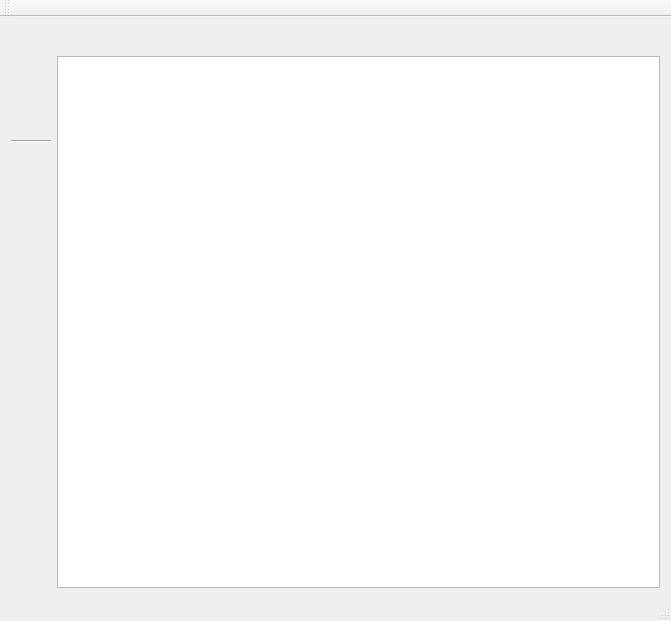
<?xml version="1.0" encoding="UTF-8"?>
<ui version="4.0">
 <class>MainWindow</class>
 <widget class="QMainWindow" name="MainWindow">
  <property name="geometry">
   <rect>
    <x>0</x>
    <y>0</y>
    <width>671</width>
    <height>621</height>
   </rect>
  </property>
  <property name="windowTitle">
   <string>MainWindow</string>
  </property>
  <property name="toolTip">
   <string/>
  </property>
  <widget class="QWidget" name="centralWidget">
   <layout class="QGridLayout" name="gridLayout">
    <item row="0" column="1">
     <widget class="QPushButton" name="expandButton">
      <property name="sizePolicy">
       <sizepolicy hsizetype="Fixed" vsizetype="Fixed">
        <horstretch>0</horstretch>
        <verstretch>0</verstretch>
       </sizepolicy>
      </property>
      <property name="maximumSize">
       <size>
        <width>60</width>
        <height>40</height>
       </size>
      </property>
      <property name="toolTip">
       <string>&lt;html&gt;&lt;head/&gt;&lt;body&gt;&lt;p&gt;&lt;span style=&quot; font-size:10pt; font-style:italic;&quot;&gt;Expand tree&lt;/span&gt;&lt;/p&gt;&lt;/body&gt;&lt;/html&gt;</string>
      </property>
      <property name="text">
       <string/>
      </property>
      <property name="icon">
       <iconset resource="rsc.qrc">
        <normaloff>:/img/expand.png</normaloff>:/img/expand.png</iconset>
      </property>
      <property name="iconSize">
       <size>
        <width>70</width>
        <height>40</height>
       </size>
      </property>
      <property name="flat">
       <bool>true</bool>
      </property>
     </widget>
    </item>
    <item row="0" column="2">
     <widget class="QPushButton" name="collapseButton">
      <property name="sizePolicy">
       <sizepolicy hsizetype="Fixed" vsizetype="Fixed">
        <horstretch>0</horstretch>
        <verstretch>0</verstretch>
       </sizepolicy>
      </property>
      <property name="maximumSize">
       <size>
        <width>60</width>
        <height>40</height>
       </size>
      </property>
      <property name="toolTip">
       <string>&lt;html&gt;&lt;head/&gt;&lt;body&gt;&lt;p&gt;&lt;span style=&quot; font-size:10pt; font-style:italic;&quot;&gt;Collapse tree&lt;/span&gt;&lt;/p&gt;&lt;/body&gt;&lt;/html&gt;</string>
      </property>
      <property name="text">
       <string/>
      </property>
      <property name="icon">
       <iconset resource="rsc.qrc">
        <normaloff>:/img/collapse.png</normaloff>:/img/collapse.png</iconset>
      </property>
      <property name="iconSize">
       <size>
        <width>70</width>
        <height>40</height>
       </size>
      </property>
      <property name="flat">
       <bool>true</bool>
      </property>
     </widget>
    </item>
    <item row="0" column="3">
     <spacer name="horizontalSpacer">
      <property name="orientation">
       <enum>Qt::Horizontal</enum>
      </property>
      <property name="sizeHint" stdset="0">
       <size>
        <width>527</width>
        <height>20</height>
       </size>
      </property>
     </spacer>
    </item>
    <item row="1" column="0">
     <widget class="QPushButton" name="addButton">
      <property name="sizePolicy">
       <sizepolicy hsizetype="Fixed" vsizetype="Fixed">
        <horstretch>0</horstretch>
        <verstretch>0</verstretch>
       </sizepolicy>
      </property>
      <property name="maximumSize">
       <size>
        <width>60</width>
        <height>40</height>
       </size>
      </property>
      <property name="toolTip">
       <string>&lt;html&gt;&lt;head/&gt;&lt;body&gt;&lt;p&gt;&lt;span style=&quot; font-size:10pt; font-style:italic;&quot;&gt;Add item&lt;/span&gt;&lt;/p&gt;&lt;/body&gt;&lt;/html&gt;</string>
      </property>
      <property name="text">
       <string/>
      </property>
      <property name="icon">
       <iconset resource="rsc.qrc">
        <normaloff>:/img/add.png</normaloff>:/img/add.png</iconset>
      </property>
      <property name="iconSize">
       <size>
        <width>70</width>
        <height>40</height>
       </size>
      </property>
      <property name="flat">
       <bool>true</bool>
      </property>
     </widget>
    </item>
    <item row="1" column="1" rowspan="7" colspan="3">
     <widget class="CustomTreeView" name="treeView">
      <property name="editTriggers">
       <set>QAbstractItemView::NoEditTriggers</set>
      </property>
      <property name="dragEnabled">
       <bool>true</bool>
      </property>
      <property name="dragDropMode">
       <enum>QAbstractItemView::InternalMove</enum>
      </property>
      <property name="defaultDropAction">
       <enum>Qt::MoveAction</enum>
      </property>
      <property name="sortingEnabled">
       <bool>true</bool>
      </property>
      <property name="animated">
       <bool>true</bool>
      </property>
      <attribute name="headerVisible">
       <bool>true</bool>
      </attribute>
     </widget>
    </item>
    <item row="2" column="0">
     <widget class="QPushButton" name="addSubButton">
      <property name="sizePolicy">
       <sizepolicy hsizetype="Fixed" vsizetype="Fixed">
        <horstretch>0</horstretch>
        <verstretch>0</verstretch>
       </sizepolicy>
      </property>
      <property name="maximumSize">
       <size>
        <width>60</width>
        <height>40</height>
       </size>
      </property>
      <property name="toolTip">
       <string>&lt;html&gt;&lt;head/&gt;&lt;body&gt;&lt;p&gt;&lt;span style=&quot; font-size:10pt; font-style:italic;&quot;&gt;Add sub item&lt;/span&gt;&lt;/p&gt;&lt;/body&gt;&lt;/html&gt;</string>
      </property>
      <property name="text">
       <string/>
      </property>
      <property name="icon">
       <iconset resource="rsc.qrc">
        <normaloff>:/img/addsub.png</normaloff>:/img/addsub.png</iconset>
      </property>
      <property name="iconSize">
       <size>
        <width>70</width>
        <height>40</height>
       </size>
      </property>
      <property name="flat">
       <bool>true</bool>
      </property>
     </widget>
    </item>
    <item row="3" column="0">
     <widget class="QPushButton" name="deleteButton">
      <property name="sizePolicy">
       <sizepolicy hsizetype="Fixed" vsizetype="Fixed">
        <horstretch>0</horstretch>
        <verstretch>0</verstretch>
       </sizepolicy>
      </property>
      <property name="maximumSize">
       <size>
        <width>60</width>
        <height>40</height>
       </size>
      </property>
      <property name="toolTip">
       <string>&lt;html&gt;&lt;head/&gt;&lt;body&gt;&lt;p&gt;&lt;span style=&quot; font-size:10pt; font-style:italic;&quot;&gt;Delete item&lt;/span&gt;&lt;/p&gt;&lt;/body&gt;&lt;/html&gt;</string>
      </property>
      <property name="text">
       <string/>
      </property>
      <property name="icon">
       <iconset resource="rsc.qrc">
        <normaloff>:/img/del.png</normaloff>:/img/del.png</iconset>
      </property>
      <property name="iconSize">
       <size>
        <width>60</width>
        <height>40</height>
       </size>
      </property>
      <property name="flat">
       <bool>true</bool>
      </property>
     </widget>
    </item>
    <item row="4" column="0">
     <widget class="Line" name="line">
      <property name="orientation">
       <enum>Qt::Horizontal</enum>
      </property>
     </widget>
    </item>
    <item row="5" column="0">
     <widget class="QPushButton" name="moveUpButton">
      <property name="sizePolicy">
       <sizepolicy hsizetype="Fixed" vsizetype="Fixed">
        <horstretch>0</horstretch>
        <verstretch>0</verstretch>
       </sizepolicy>
      </property>
      <property name="maximumSize">
       <size>
        <width>60</width>
        <height>40</height>
       </size>
      </property>
      <property name="toolTip">
       <string>&lt;html&gt;&lt;head/&gt;&lt;body&gt;&lt;p&gt;&lt;span style=&quot; font-size:10pt; font-style:italic;&quot;&gt;Move item up&lt;/span&gt;&lt;/p&gt;&lt;/body&gt;&lt;/html&gt;</string>
      </property>
      <property name="text">
       <string/>
      </property>
      <property name="icon">
       <iconset resource="rsc.qrc">
        <normaloff>:/img/up.png</normaloff>:/img/up.png</iconset>
      </property>
      <property name="iconSize">
       <size>
        <width>70</width>
        <height>40</height>
       </size>
      </property>
      <property name="flat">
       <bool>true</bool>
      </property>
     </widget>
    </item>
    <item row="6" column="0">
     <widget class="QPushButton" name="moveDownButton">
      <property name="sizePolicy">
       <sizepolicy hsizetype="Fixed" vsizetype="Fixed">
        <horstretch>0</horstretch>
        <verstretch>0</verstretch>
       </sizepolicy>
      </property>
      <property name="maximumSize">
       <size>
        <width>60</width>
        <height>40</height>
       </size>
      </property>
      <property name="toolTip">
       <string>&lt;html&gt;&lt;head/&gt;&lt;body&gt;&lt;p&gt;&lt;span style=&quot; font-size:10pt; font-style:italic;&quot;&gt;Move item down&lt;/span&gt;&lt;/p&gt;&lt;/body&gt;&lt;/html&gt;</string>
      </property>
      <property name="text">
       <string/>
      </property>
      <property name="icon">
       <iconset resource="rsc.qrc">
        <normaloff>:/img/down.png</normaloff>:/img/down.png</iconset>
      </property>
      <property name="iconSize">
       <size>
        <width>70</width>
        <height>40</height>
       </size>
      </property>
      <property name="flat">
       <bool>true</bool>
      </property>
     </widget>
    </item>
    <item row="7" column="0">
     <spacer name="verticalSpacer_2">
      <property name="orientation">
       <enum>Qt::Vertical</enum>
      </property>
      <property name="sizeHint" stdset="0">
       <size>
        <width>20</width>
        <height>262</height>
       </size>
      </property>
     </spacer>
    </item>
   </layout>
  </widget>
  <widget class="QMenuBar" name="menuBar">
   <property name="geometry">
    <rect>
     <x>0</x>
     <y>0</y>
     <width>671</width>
     <height>21</height>
    </rect>
   </property>
  </widget>
  <widget class="QToolBar" name="mainToolBar">
   <attribute name="toolBarArea">
    <enum>TopToolBarArea</enum>
   </attribute>
   <attribute name="toolBarBreak">
    <bool>false</bool>
   </attribute>
  </widget>
  <widget class="QStatusBar" name="statusBar"/>
 </widget>
 <layoutdefault spacing="6" margin="11"/>
 <customwidgets>
  <customwidget>
   <class>CustomTreeView</class>
   <extends>QTreeView</extends>
   <header>customtreeview.h</header>
  </customwidget>
 </customwidgets>
 <resources>
  <include location="rsc.qrc"/>
 </resources>
 <connections/>
</ui>
